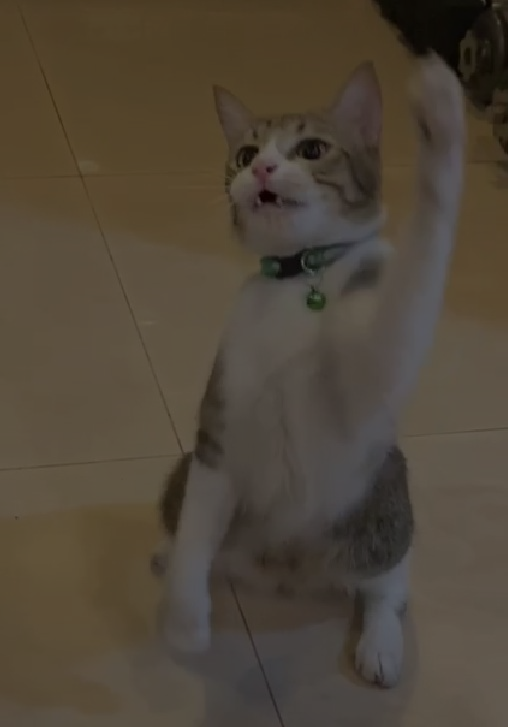
#> input picture Lab_4/sugarBrightnessAdjusted.png, 508 x 727 px, found by its file name
$ python Task4.py
#> lines starting #> are read from the running program, lines starting #| are printed output that depends on the picture
import cv2
import numpy as np

img = cv2.imread('D:\APU Stuff\Bachelor of Computer Science (Intelligent Systems) [APD2F2202CS(IS)]\Semester 2\Imaging & Special Effects [CT029-3-2-ISE]\Mine\Labs\Lab_4\sugarBrightnessAdjusted.png')
#> img is the input picture: shape (727, 508, 3); mean B, G, R 57, 70.4, 80.1
#img = cv2.imread('D:\APU Stuff\Bachelor of Computer Science (Intelligent Systems) [APD2F2202CS(IS)]\Semester 2\Imaging & Special Effects [CT029-3-2-ISE]\Mine\Labs\Lab_4\Task4.png')

cv2.imshow("Original_img", img)

# calculates absolute values and convert to 8bits
#alpha => brightness (1-3), beta => contrast (1-100)
updatedImg = cv2.convertScaleAbs(img, alpha=2, beta=100)
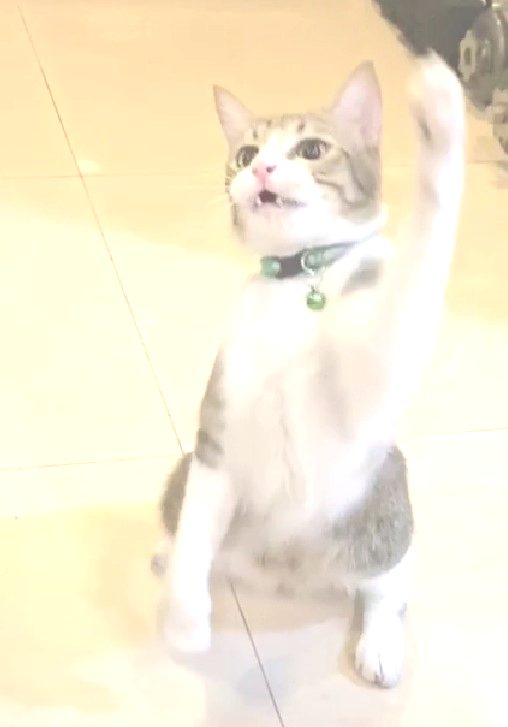
#> updatedImg: shape (727, 508, 3); mean B, G, R 213.2, 236.8, 245.7
#updatedImg = cv2.convertScaleAbs(img, alpha=2, beta=30)
cv2.imshow('ConvertScale Image', updatedImg)

alpha=2
beta=40
#addWeighted use for blending both image  alpha, beta and gamma. adjust gradient
updatedImg1=cv2.addWeighted(img,alpha,np.zeros(img.shape, img.dtype),0,beta)
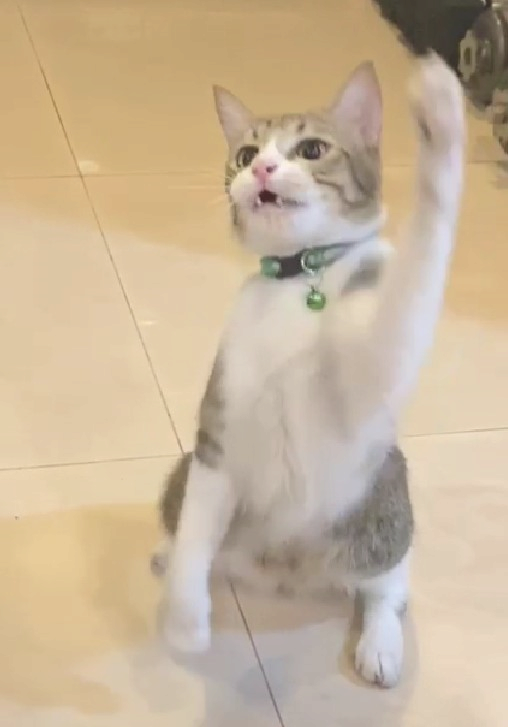
#> updatedImg1: shape (727, 508, 3); mean B, G, R 154, 180.8, 200.3
cv2.imshow('addWeighted Image', updatedImg1)

cv2.waitKey(0)
cv2.destroyAllWindows()
